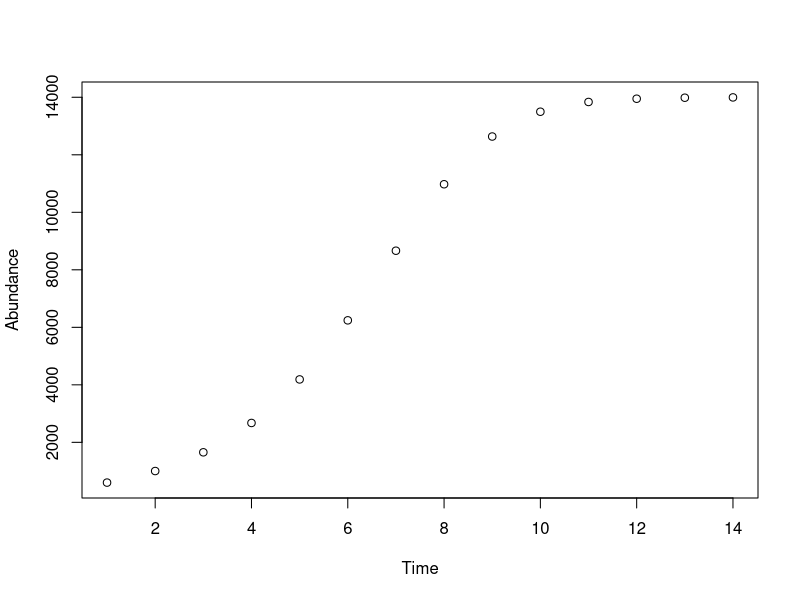

Write the R code that produced this figure.
###### STEP 3 ######
#Create Lab 4's logistic growth model into a function
#Arguments will be: r = growth rate, K = carrying capacity, n = initial population size and t = time (number of generations)
LogGrowthMod <- function(r, K, n, t) {
    time <- seq(1, t, 1)
    abundance <- rep(NA, t)
    abundance[1] <- n
    for(i in 1:(t-1)){
        abundance[i+1] <- abundance[i] + (r*abundance[i]*(1-(abundance[i])/K))
    } 
    (plot(time, abundance, ##Make a plot of abundance over time with labels
                xlab = "Time",
                ylab = "Abundance"))
    LogGrowthData <- matrix(1:24, ncol=2) 
    LogGrowthData <- cbind(time, abundance) #store time and abundance values in matrix
    colnames(LogGrowthData) <- c("generations", "abundance")
    return(LogGrowthData)
}

#Call the Function with chosen parameter values 
#r = 0.7
#K = 15000
#n = 600
#t = 14
LogGrowthResults <- LogGrowthMod(0.7, 14000, 600, 14)

#Save results in csv file
write.csv(x = LogGrowthResults, file = "LogGrowthResults.csv")




